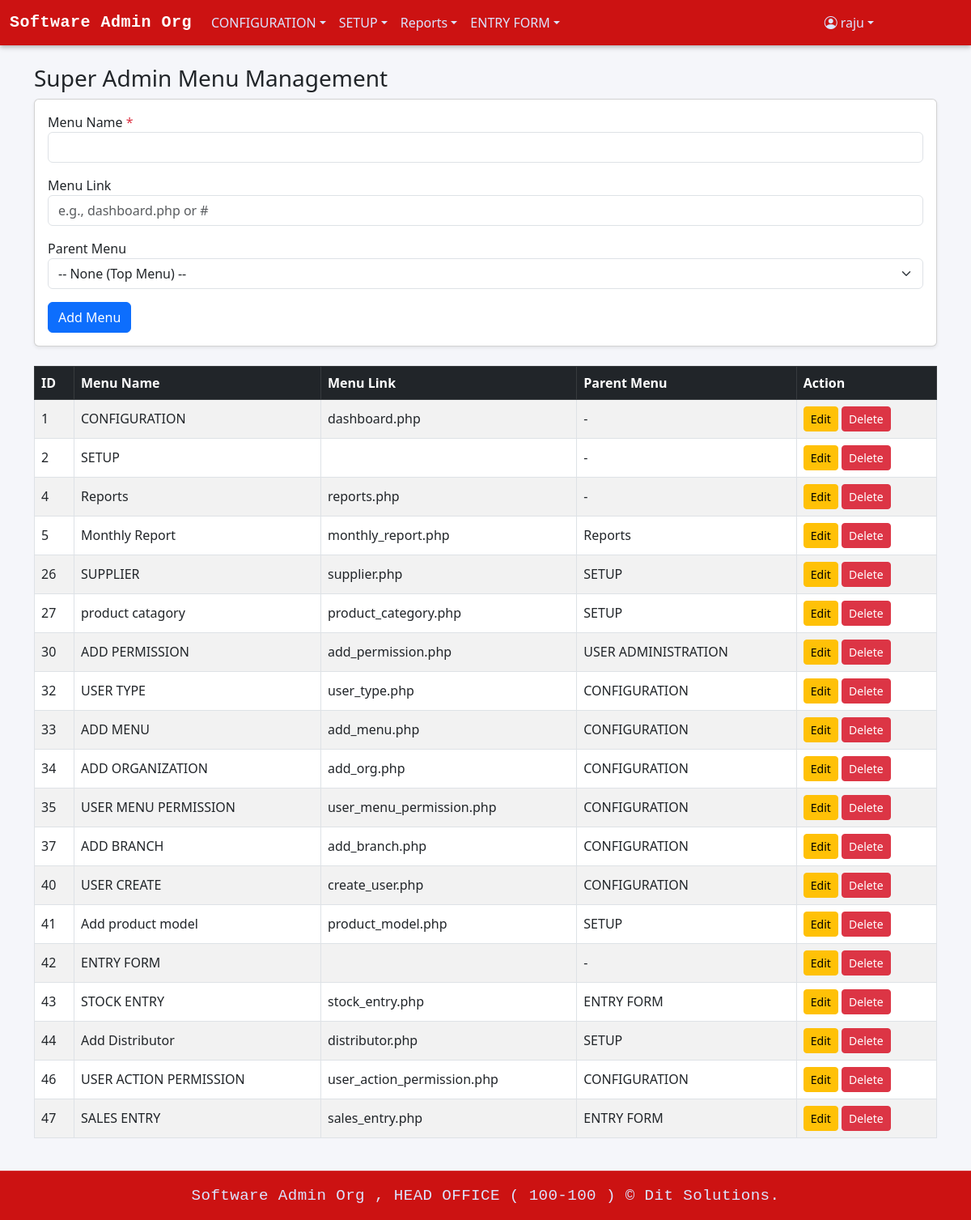
The page /add_menu.php (signed in) on the database as committed earlier.
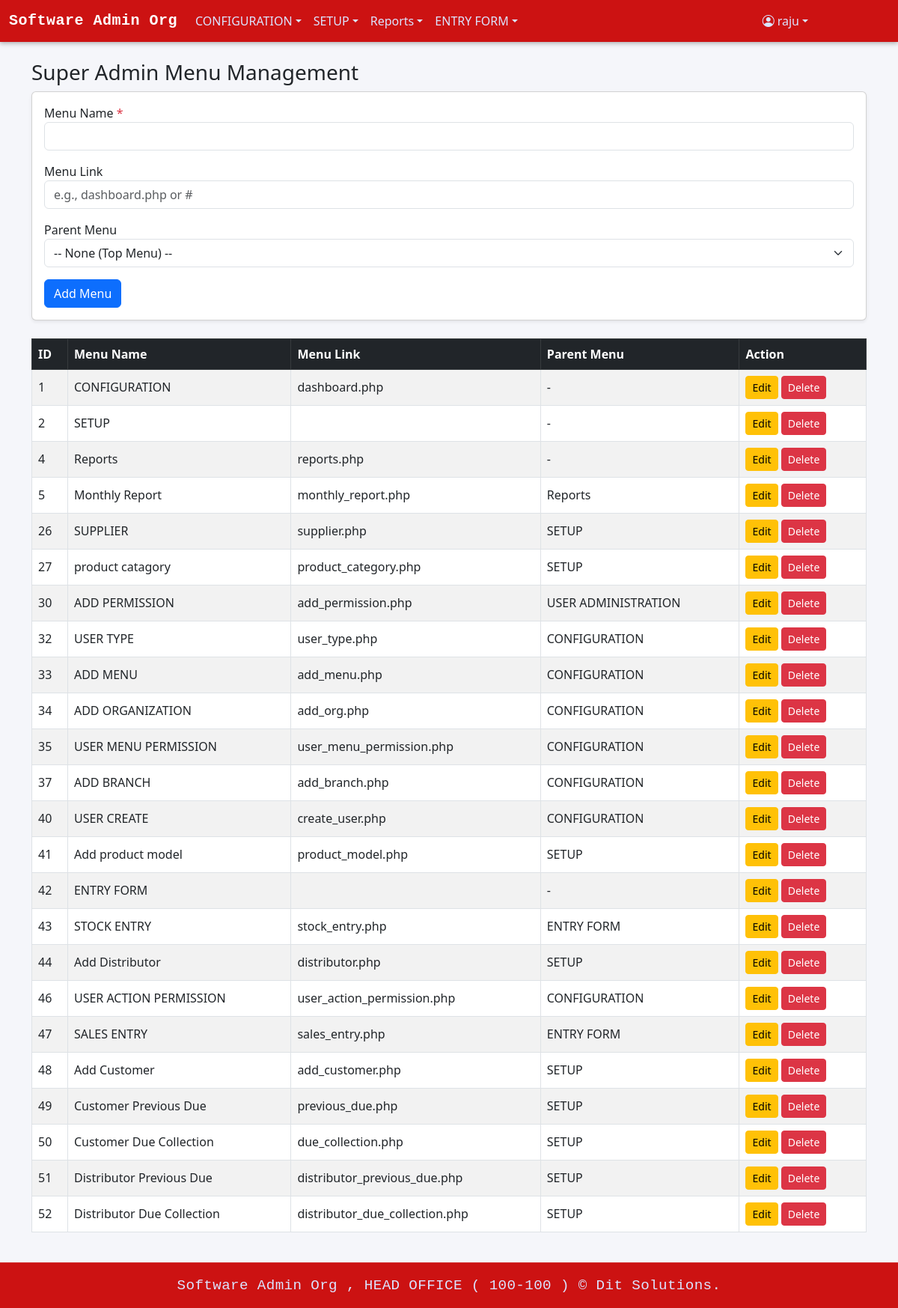
The same page on the database as committed later.
### tables this page shows
CREATE TABLE `menu_info` (
  `MENU_ID` int(11) NOT NULL,
  `MENU_NAME` varchar(100) NOT NULL,
  `MENU_LINK` varchar(255) DEFAULT NULL,
  `PARENT_ID` int(11) DEFAULT NULL
);

### add_menu.php (the view, shortened to what the changed rows need)
<?php
require 'db.php';
$canEdit     = $_SESSION['user']['can_edit'] ?? 1;
$canDelete   = $_SESSION['user']['can_delete'] ?? 1;
$stmt = $pdo->query("SELECT * FROM menu_info ORDER BY PARENT_ID, MENU_ID");
$menus = $stmt->fetchAll(PDO::FETCH_ASSOC);
$parentMap = [];
foreach ($menus as $m) {
    $parentMap[$m['MENU_ID']] = $m['MENU_NAME'];
}
?>
<!DOCTYPE html>
<html lang="en">
<head>
    <link href="https://cdn.jsdelivr.net/npm/bootstrap@5.3.0/dist/css/bootstrap.min.css" rel="stylesheet">
</head>
<body class="d-flex flex-column min-vh-100">
<?php include 'header.php'; ?>
<main class="container py-4 flex-grow-1">
    <div class="table-responsive">
        <table class="table table-bordered table-striped align-middle">
            <thead class="table-dark">
                <tr>
                    <th>ID</th>
                    <th>Menu Name</th>
                    <th>Menu Link</th>
                    <th>Parent Menu</th>
                    <th>Action</th>
                </tr>
            </thead>
            <tbody>
                <?php foreach ($menus as $m): ?>
                    <tr>
                        <td><?= htmlspecialchars($m['MENU_ID']) ?></td>
                        <td><?= htmlspecialchars($m['MENU_NAME']) ?></td>
                        <td><?= htmlspecialchars($m['MENU_LINK']) ?></td>
                        <td>
                            <?= htmlspecialchars($m['PARENT_ID'] ? $parentMap[$m['PARENT_ID']] : '-') ?>
                        </td>
                        <td>
                            <?php if ($canEdit): ?>
                                <a href="?edit=<?= $m['MENU_ID'] ?>" class="btn btn-sm btn-warning">Edit</a>
                            <?php endif; ?>
                            <?php if ($canDelete): ?>
                                <a href="?delete=<?= $m['MENU_ID'] ?>" class="btn btn-sm btn-danger"
                                   onclick="return confirm('Are you sure to delete this menu?')">Delete</a>
                            <?php endif; ?>
                        </td>
                    </tr>
                <?php endforeach; ?>
            </tbody>
        </table>
    </div>
</main>
<?php include 'footer.php'; ?>
</body>
</html>

### header.php (shortened to what the changed rows need)
<?php
$loginUserTypeId = $_SESSION['user']['user_type_id'] ?? '';
$sqlMenus = "SELECT m.MENU_ID, m.MENU_NAME, m.MENU_LINK, m.PARENT_ID
             FROM menu_info m
             INNER JOIN user_menu_view_permission ump
                 ON m.MENU_ID = ump.MENU_ID
             WHERE ump.USER_TYPE_ID = :user_type_id
               AND ump.CAN_VIEW = true
             ORDER BY m.MENU_ID";
$stmtMenus = $pdo->prepare($sqlMenus);
$stmtMenus->execute(['user_type_id' => $loginUserTypeId]);
$menus = $stmtMenus->fetchAll(PDO::FETCH_ASSOC);
$menuTree = [];
foreach ($menus as $menu) {
    $parentId = $menu['PARENT_ID'] ?: 0;
    $menuTree[$parentId][] = $menu;
}
?>
<!DOCTYPE html>
<html lang="en">
<head>
    <link href="https://cdn.jsdelivr.net/npm/bootstrap@5.3.0/dist/css/bootstrap.min.css" rel="stylesheet">
    <link href="https://cdn.jsdelivr.net/npm/bootstrap-icons@1.10.5/font/bootstrap-icons.css" rel="stylesheet">
</head>
<body>
<nav class="navbar navbar-expand-lg navbar-dark">
    <div class="container-fluid">
        <div class="collapse navbar-collapse" id="navbarContent">
            <ul class="navbar-nav me-auto mb-2 mb-lg-0">
                <?php
                if (isset($menuTree[0])) {
                    foreach ($menuTree[0] as $menu) {
                        $menuId = $menu['MENU_ID'];
                        if (isset($menuTree[$menuId])) {
                            echo '<li class="nav-item dropdown">';
                            echo '<a class="nav-link dropdown-toggle" href="#" role="button" data-bs-toggle="dropdown">'
                                . htmlspecialchars($menu['MENU_NAME']) . '</a>';
                            echo '<ul class="dropdown-menu">';
                            echo '</ul></li>';
                        } else {
                            echo '<li class="nav-item">';
                            echo '<a class="nav-link" href="' . htmlspecialchars($menu['MENU_LINK']) . '">'
                                . htmlspecialchars($menu['MENU_NAME']) . '</a></li>';
                        }
                    }
                }
                ?>
            </ul>
        </div>
    </div>
</nav>
</body>
</html>

Rows that differ between the two databases and show on the page:
added menu_info: MENU_ID "48", MENU_NAME "Add Customer", MENU_LINK "add_customer.php", PARENT_ID "SETUP", shown under "Super Admin Menu Management"
added menu_info: MENU_ID "49", MENU_NAME "Customer Previous Due", MENU_LINK "previous_due.php", PARENT_ID "SETUP", shown under "Super Admin Menu Management"
added menu_info: MENU_ID "50", MENU_NAME "Customer Due Collection", MENU_LINK "due_collection.php", PARENT_ID "SETUP", shown under "Super Admin Menu Management"
added menu_info: MENU_ID "51", MENU_NAME "Distributor Previous Due", MENU_LINK "distributor_previous_due.php", PARENT_ID "SETUP", shown under "Super Admin Menu Management"
added menu_info: MENU_ID "52", MENU_NAME "Distributor Due Collection", MENU_LINK "distributor_due_collection.php", PARENT_ID "SETUP", shown under "Super Admin Menu Management"
